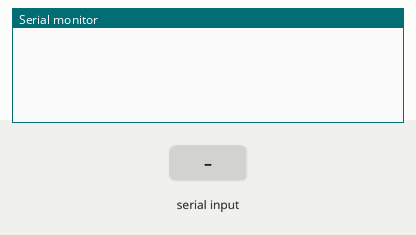
A sketch run on a simulated Arduino Uno, built with avr-gcc and run on an emulated ATmega328P. On the bench: the last lines printed to the serial monitor. The inputs (shaded band) are chosen by the test bench.

Above: at 1.2 s.
1.3 s: "s\n" received over Serial
At 2.1 s:
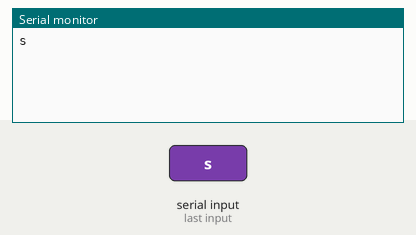
2.8 s: "1\n" received over Serial
At 3.2 s:
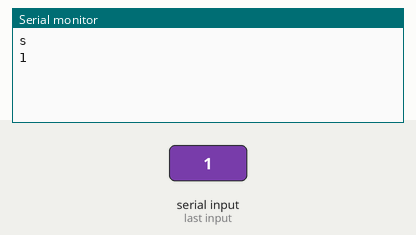

Measured:
- after the input at 1.3 s, the serial monitor: prints a new line at once (image 1)
- after the input at 2.8 s, the serial monitor: prints a new line at once (image 2)

The sketch:

SerialComm.ino
```cpp
const char DEV_BEGIN = 'B';
// Steering wheel and speed feedback.
const char DEV_STATUS = 'S';
// Debug. Send message to computer to display.
const char DEV_DEBUG = 'D';

void setup() {
  // put your setup code here, to run once:
  Serial.begin(9600);
}

void loop() {
  // This code does not work consistently.
//  char buf;
//  String pos = "";
//  while(buf != ';') {
//    buf = Serial.read();
//    pos += buf;
//  }

//  buf = Serial.read();
//  pos += buf;
//  if (buf == ';') {
//    pos += "z";
//  }

  // Multiple characters
  // Very slow
//  while (Serial.available() == 0);
//  char cmd = Serial.read();
//  Serial.print(cmd);
//  if (cmd == 's') {
//    while (Serial.available() < 5);
//    char pos[4];
//    byte num = Serial.readBytesUntil(';', pos, 5);
//    Serial.print(pos);
//    Serial.print('\n');
//  }

  // Try with single characters.
  while (Serial.available() == 0);
  char cmd = Serial.read();
  Serial.print(cmd);
  if (cmd == 's') {
    for (int i=0; i<5; i++) {
      while (Serial.available() == 0);
      char pos = Serial.read();
      Serial.print(pos);
    }
    Serial.print('\n');
  }
//  Serial.print(Serial.available());
}
```
